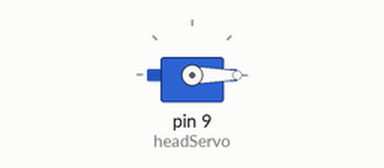
Recording of a sketch running on a simulated Arduino Uno, built with avr-gcc and run on an emulated ATmega328P. Shown: servo.

Above: at 0.05 s.
At 2.95 s:
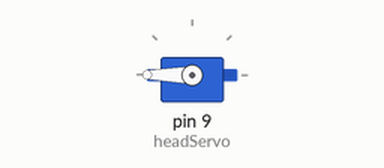
At 18.45 s:
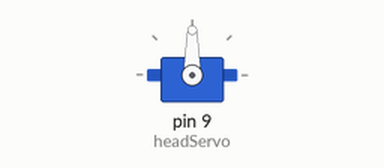
Timing chart, 0 to 24.1 s (numbered marks = the images above):
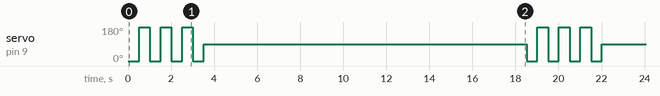

The sketch:

ServoRotate.ino
```cpp
#include <Servo.h>

const int to = 180;

Servo headServo;  // create servo object to control a servo

void setup(){
  Serial.begin(9600);

  headServo.attach(9);

  toZero();
}

void servoShow(){

  toZero();
  delay(1000);
  toMin();
  delay(1000);
  toMax();
  delay(2000);
}

void loop(){
  headServo.write(0);
  delay(500);
  headServo.write(180);
  delay(500);
  headServo.write(0);
  delay(500);
  headServo.write(180);
  delay(500);
  headServo.write(0);
  delay(500);
  headServo.write(180);
  delay(500);
  headServo.write(0);
  delay(500);
  headServo.write(90);

  delay(15000);

/*  rotateHead();
  rotateTrace();
  traceAnalog();
  delay(1000);
  */
}
void toZero(){
  headServo.write(0);                  // sets the servo position according to the scaled value
  delay(15);                           // waits for the servo to get there
}
void toMin(){
  for(int i=90; i>0; i--){
    headServo.write(i);                  // sets the servo position according to the scaled value
    delay(20);                           // waits for the servo to get there
  }
}
void toMax(){
  for(int i=to; i>90; i--){
    headServo.write(i);                  // sets the servo position according to the scaled value
    delay(20);                           // waits for the servo to get there
  }
}
```

Measured:
- by itself, servo on pin 9 (headServo): repeats every 18.5 s: 2 × (0° 0.50 s, 180° 0.50 s), 0° 0.50 s, 90° 15.0 s, 0° 0.50 s, 180° 0.50 s
